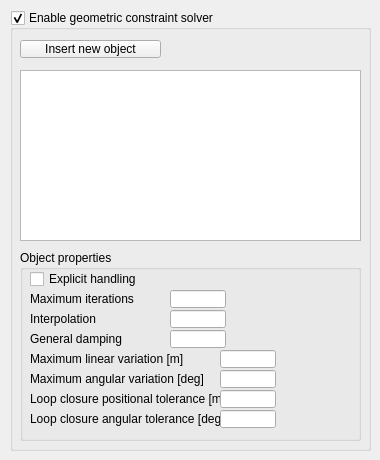
<?xml version="1.0" encoding="UTF-8"?>
<ui version="4.0">
 <class>CQDlgConstraintSolver</class>
 <widget class="QDialog" name="CQDlgConstraintSolver">
  <property name="geometry">
   <rect>
    <x>0</x>
    <y>0</y>
    <width>380</width>
    <height>460</height>
   </rect>
  </property>
  <property name="windowTitle">
   <string>Geometric Constraint Solver</string>
  </property>
  <property name="locale">
   <locale language="English" country="UnitedStates"/>
  </property>
  <widget class="QGroupBox" name="qqAllEnabled">
   <property name="geometry">
    <rect>
     <x>10</x>
     <y>10</y>
     <width>361</width>
     <height>441</height>
    </rect>
   </property>
   <property name="title">
    <string>Enable geometric constraint solver</string>
   </property>
   <property name="flat">
    <bool>false</bool>
   </property>
   <property name="checkable">
    <bool>true</bool>
   </property>
   <widget class="QListWidget" name="qqObjectList">
    <property name="geometry">
     <rect>
      <x>10</x>
      <y>60</y>
      <width>341</width>
      <height>171</height>
     </rect>
    </property>
   </widget>
   <widget class="QGroupBox" name="groupBox_2">
    <property name="geometry">
     <rect>
      <x>10</x>
      <y>240</y>
      <width>341</width>
      <height>191</height>
     </rect>
    </property>
    <property name="title">
     <string>Object properties</string>
    </property>
    <property name="flat">
     <bool>false</bool>
    </property>
    <widget class="QCheckBox" name="qqExplicitHandling">
     <property name="geometry">
      <rect>
       <x>10</x>
       <y>20</y>
       <width>151</width>
       <height>18</height>
      </rect>
     </property>
     <property name="text">
      <string>Explicit handling</string>
     </property>
    </widget>
    <widget class="QLabel" name="label">
     <property name="geometry">
      <rect>
       <x>10</x>
       <y>40</y>
       <width>141</width>
       <height>18</height>
      </rect>
     </property>
     <property name="text">
      <string>Maximum iterations</string>
     </property>
    </widget>
    <widget class="QLabel" name="label_2">
     <property name="geometry">
      <rect>
       <x>10</x>
       <y>60</y>
       <width>141</width>
       <height>18</height>
      </rect>
     </property>
     <property name="text">
      <string>Interpolation</string>
     </property>
    </widget>
    <widget class="QLabel" name="label_3">
     <property name="geometry">
      <rect>
       <x>10</x>
       <y>80</y>
       <width>141</width>
       <height>18</height>
      </rect>
     </property>
     <property name="text">
      <string>General damping</string>
     </property>
    </widget>
    <widget class="QLineEdit" name="qqIterations">
     <property name="geometry">
      <rect>
       <x>150</x>
       <y>40</y>
       <width>56</width>
       <height>18</height>
      </rect>
     </property>
    </widget>
    <widget class="QLineEdit" name="qqInterpolation">
     <property name="geometry">
      <rect>
       <x>150</x>
       <y>60</y>
       <width>56</width>
       <height>18</height>
      </rect>
     </property>
    </widget>
    <widget class="QLineEdit" name="qqDamping">
     <property name="geometry">
      <rect>
       <x>150</x>
       <y>80</y>
       <width>56</width>
       <height>18</height>
      </rect>
     </property>
    </widget>
    <widget class="QLineEdit" name="qqLinearVariation">
     <property name="geometry">
      <rect>
       <x>200</x>
       <y>100</y>
       <width>56</width>
       <height>18</height>
      </rect>
     </property>
    </widget>
    <widget class="QLabel" name="label_4">
     <property name="geometry">
      <rect>
       <x>10</x>
       <y>100</y>
       <width>191</width>
       <height>18</height>
      </rect>
     </property>
     <property name="text">
      <string>Maximum linear variation [m]</string>
     </property>
    </widget>
    <widget class="QLabel" name="label_5">
     <property name="geometry">
      <rect>
       <x>10</x>
       <y>120</y>
       <width>191</width>
       <height>18</height>
      </rect>
     </property>
     <property name="text">
      <string>Maximum angular variation [deg]</string>
     </property>
    </widget>
    <widget class="QLineEdit" name="qqAngularVariation">
     <property name="geometry">
      <rect>
       <x>200</x>
       <y>120</y>
       <width>56</width>
       <height>18</height>
      </rect>
     </property>
    </widget>
    <widget class="QLabel" name="label_6">
     <property name="geometry">
      <rect>
       <x>10</x>
       <y>140</y>
       <width>191</width>
       <height>18</height>
      </rect>
     </property>
     <property name="text">
      <string>Loop closure positional tolerance [m]</string>
     </property>
    </widget>
    <widget class="QLineEdit" name="qqLoopClosurePosTol">
     <property name="geometry">
      <rect>
       <x>200</x>
       <y>140</y>
       <width>56</width>
       <height>18</height>
      </rect>
     </property>
    </widget>
    <widget class="QLabel" name="label_7">
     <property name="geometry">
      <rect>
       <x>10</x>
       <y>160</y>
       <width>191</width>
       <height>18</height>
      </rect>
     </property>
     <property name="text">
      <string>Loop closure angular tolerance [deg]</string>
     </property>
    </widget>
    <widget class="QLineEdit" name="qqLoopClosureAngTol">
     <property name="geometry">
      <rect>
       <x>200</x>
       <y>160</y>
       <width>56</width>
       <height>18</height>
      </rect>
     </property>
    </widget>
   </widget>
   <widget class="QToolButton" name="qqAddNew">
    <property name="geometry">
     <rect>
      <x>10</x>
      <y>30</y>
      <width>141</width>
      <height>18</height>
     </rect>
    </property>
    <property name="focusPolicy">
     <enum>Qt::StrongFocus</enum>
    </property>
    <property name="text">
     <string>Insert new object</string>
    </property>
   </widget>
  </widget>
 </widget>
 <resources/>
 <connections/>
</ui>
